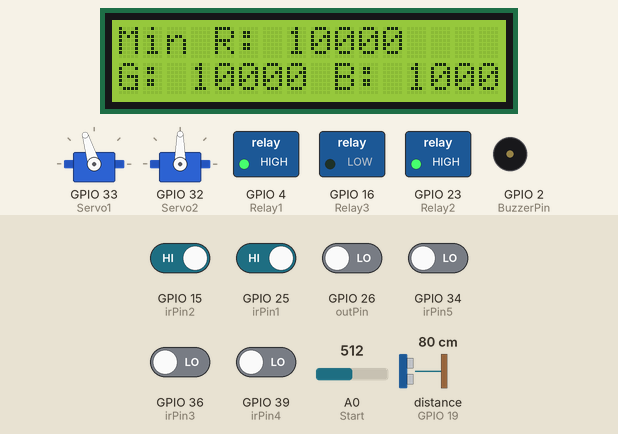
Simulated run of this sketch. Board: ESP8266 (NodeMCU). On the bench: 2 × servo, 16×2 character LCD, switched loads named in the sketch (green lamp = pin HIGH), buzzer (waves = sounding, pin HIGH). The inputs (shaded band) are chosen by the test bench; at power-on: GPIO 15 (irPin2), GPIO 25 (irPin1) HIGH, GPIO 26 (outPin), GPIO 34 (irPin5), GPIO 36 (irPin3), GPIO 39 (irPin4) LOW, distance to the obstacle (sensor on GPIO 19) 80 cm, A0 (Start) = 512. The echo pulse lasts 58.3 µs per cm; WiFi joins after 1.5 s; servers stay silent unless stated; pins used as bus, display or sensor lines are not drawn; what the sketch prints to the serial monitor is not drawn.

Above: at 6.8 s.
6.9 s: distance to the obstacle (sensor on GPIO 19) set to 7 cm
12.5 s: distance to the obstacle (sensor on GPIO 19) set to 4 cm
At 16.12 s:
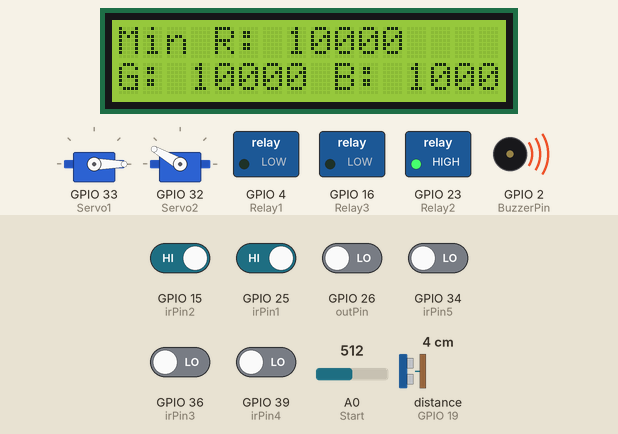
18.1 s: GPIO 25 (irPin1) driven LOW
At 21.9 s:
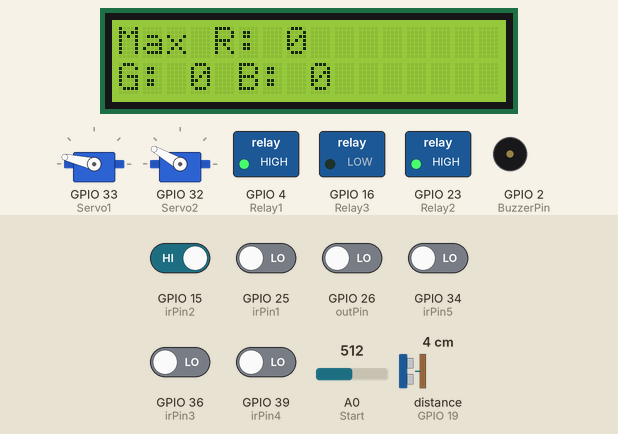
23.7 s: GPIO 25 (irPin1) driven HIGH
At 27.39 s:
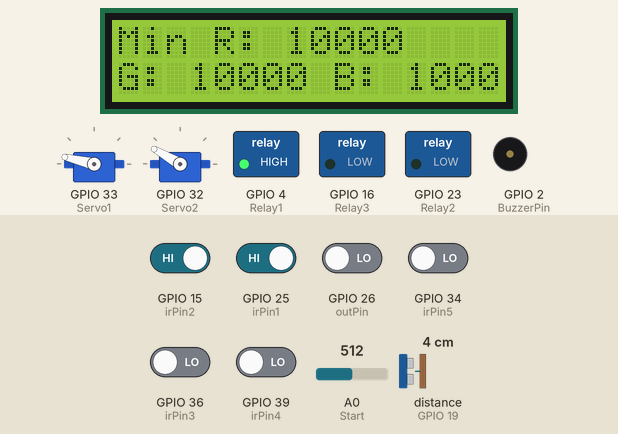
34.0 s: GPIO 15 (irPin2) driven LOW
At 39.2 s:
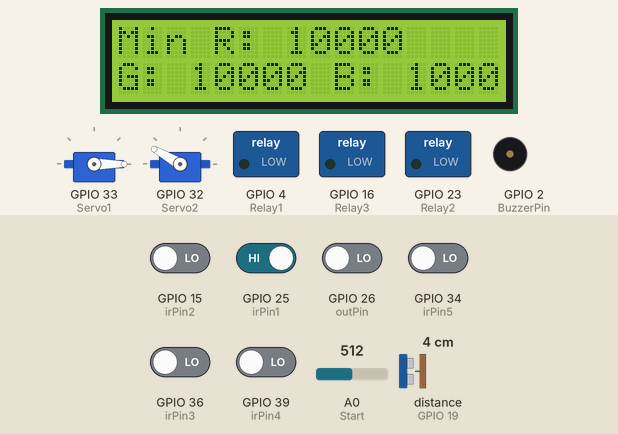
Timing chart, 0 to 40.6 s (numbered marks = the images above; inputs shaded):
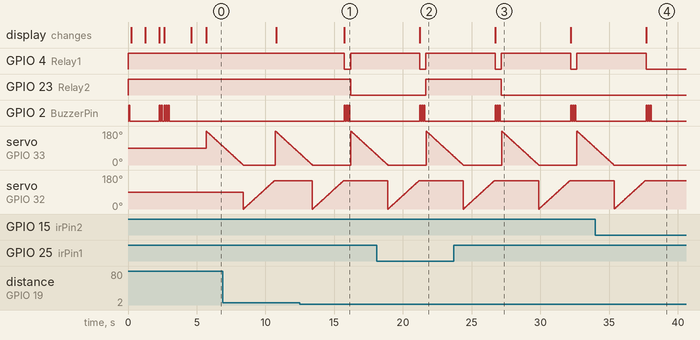

Measured:
- the behaviour switches between 6 and 5 cm on distance to the obstacle (sensor on GPIO 19) (found by bisection; images 0 and 1)
- after the input at 12.5 s, GPIO 4 (Relay1): HIGH → LOW after 3.2 s, → HIGH 0.45 s later; GPIO 23 (Relay2): HIGH → LOW after 3.7 s; GPIO 2 (BuzzerPin): alternates HIGH for 0.08 s and LOW for 0.08 s, 6 changes in all, then stays LOW, starting after 3.2 s
- after the input at 18.1 s, GPIO 23 (Relay2): LOW → HIGH after 3.6 s
- after the input at 23.7 s, GPIO 23 (Relay2): HIGH → LOW after 3.5 s
- after the input at 34.0 s, GPIO 4 (Relay1): goes on until 37.7 s, then stays LOW; servo on GPIO 33 (Servo1): goes on until 35.4 s, then stays 0°
- by itself, servo on GPIO 33 (Servo1): ramps from 180° to 0° and jumps back, once every 5.5 s
- by itself, servo on GPIO 32 (Servo2): ramps from 0° to 150° and jumps back, once every 5.5 s

The sketch:

esp32.ino
```cpp
#include <Wire.h>
#include <NewPing.h>
#include <WiFi.h>
#include <LiquidCrystal_I2C.h>
#include <ESP32Servo.h>
#include "CTBot.h"

#define ssid     "Wi-fi"
#define password "12345678"
#define token "6494936221:AAFsp5hLMXUwWG7LBnqmQogjYEvRQgRYuBw"
#define chatId 900864729

#define s0 13
#define s1 12
#define s2 14
#define s3 27
#define outPin 26

#define irPin1       25 // Sensor IR Deteksi
#define irPin2       15 // Sensor IR Warna
#define irPin3       36 // Sensor IR Gold
#define irPin4       39 // Sensor IR Silver
#define irPin5       34  // Sensor IR No
#define trigPin      18 // Ultrasonic
#define echoPin      19 // Ultrasonic
#define Relay1       4  // Relay Konveyor
#define Relay2       23 // Relay LED Deteksi
#define Relay3       16 // Relay LED TCS
#define Photodioda   35 // Photodioda
#define BuzzerPin     2 // Buzzer
#define Start        17  // Tombol Start
#define Reset        5  // Tombol Reset
#define MIN_DISTANCE 5  // Jarak Ultrasonic

NewPing sonar(trigPin,echoPin);
LiquidCrystal_I2C lcd(0x27, 16, 2);
CTBot myBot;
Servo Servo1,Servo2;

bool objectDetected1 = false;
bool objectDetected2 = false;
bool objectDetected3 = false;
bool TCS = false;
bool Ir = false;
bool servo1 = false;
bool servo2 = false;
bool defaultReplySend= true;
String defaultReply;

int PH = 0;
int pos = 0;

int mark = 0;
int cacah;
int tanda = 0;
int angka = 0;

static int red, grn, blu;
bool logicDisplayLCD = false;
int maxValueRed = 0;
int minValueRed = 10000;
int maxValueGreen = 0;
int minValueGreen = 10000;
int maxValueBlue = 0;
int minValueBlue = 10000;
unsigned long timerBacaData = 0;

bool telurBusuk = false;
bool warna = false;

int jumlahTelurPutih = 0;
int jumlahTelurCklat = 0;
int jumlahTelurBusuk = 0;

void buzzer(int index = 1, int timer = 75){
    for(int i=0; i<index; i++){
      digitalWrite(BuzzerPin, HIGH);
      delay(timer);
      digitalWrite(BuzzerPin, LOW);
      delay(timer);
    }
}

void connectWifi(){
  buzzer(1);
  Serial.println("Connecting to WiFi...");
      lcd.setCursor(0,0); lcd.print("Menghubungkan Ke");
      lcd.setCursor(0,1); lcd.print("Jaringan Wifi");
  WiFi.begin(ssid, password);
  while (WiFi.status() != WL_CONNECTED) {
    delay(1000);
    Serial.print("."); lcd.print(".");
  }  Serial.println("Wifi Terhubung");
       lcd.setCursor(0,0); lcd.print(" Jaringan Wifi  ");
       lcd.setCursor(0,1); lcd.print("   Terhubung    ");
       buzzer(2);
}

void connectTelegram(){
       lcd.setCursor(0,0); lcd.print("Menghubungkan Ke");
       lcd.setCursor(0,1); lcd.print(" Bot Telegram   ");
    Serial.println("login in telegram...");
    while (!myBot.testConnection()){
        myBot.setTelegramToken(token);
        delay(100);}
  if(myBot.testConnection()){
    lcd.setCursor(0,0); lcd.print("Koneksi Telegram");
    lcd.setCursor(0,1); lcd.print("   Terhubung    ");
    buzzer(3);
       Serial.print("Telegram connection OK!");
       delay(1500);
  } else {
       Serial.println("Connection Not OK");
       lcd.setCursor(0,0); lcd.print("Koneksi Telegram");
       lcd.setCursor(0,1); lcd.print("     GAGAL      ");
       buzzer(5);
       while(true);
  }
  lcd.setCursor(3,0); lcd.print("TUGAS AKHIR");
  lcd.setCursor(4,1); lcd.print("Jefriadi");
  delay(1000);
}


void bacaWarna(){
  red = 0, grn = 0, blu = 0;
  int n = 30;
  for(int i = 0; i<n; ++i){
    digitalWrite(s2, LOW);
    digitalWrite(s3, LOW);
    red = red + pulseIn(outPin, LOW);
    digitalWrite(s2, HIGH);
    digitalWrite(s3, HIGH);
    grn = grn + pulseIn(outPin, LOW);
    digitalWrite(s2, LOW);
    digitalWrite(s3, HIGH);
    blu = blu + pulseIn(outPin, LOW);
    delay(3);
  }
    red = red/n;
    grn = grn/n;
    blu = blu/n;
}

void KalibrasiWarna(){

  if(maxValueRed < red){
    maxValueRed = red;
  } if(minValueRed > red && red!=0){
    minValueRed = red;
  }
  if(maxValueGreen < grn){
    maxValueGreen = grn;
  } if(minValueGreen > grn && grn!=0){
    minValueGreen = grn;
  }
  if(maxValueBlue < blu){
    maxValueBlue = blu;
  } if(minValueBlue > blu && blu!=0){
    minValueBlue = blu;
  }

  if(millis()-timerBacaData > 2000){
    logicDisplayLCD =! logicDisplayLCD;
    timerBacaData = millis();
  }

  if(logicDisplayLCD){
      lcd.setCursor(0,0);
      lcd.print("Min R: ");
      lcd.print(minValueRed);
      lcd.print("                    ");
      lcd.setCursor(0,1);
      lcd.print("G: ");
      lcd.print(minValueGreen);
      lcd.print(" B: ");
      lcd.print(minValueBlue );
      lcd.print("                ");
    } else {
      lcd.setCursor(0,0);
      lcd.print("Max R: ");
      lcd.print(maxValueRed);
      lcd.print("                    ");
      lcd.setCursor(0,1);
      lcd.print("G: ");
      lcd.print(maxValueGreen);
      lcd.print(" B: ");
      lcd.print(maxValueBlue );
      lcd.print("                ");
    }
}

void displayLCD(){
  if(millis()-timerBacaData > 2000){
    logicDisplayLCD =! logicDisplayLCD;
    timerBacaData = millis();
  }

  if(logicDisplayLCD){
      lcd.setCursor(0,0);
      lcd.print("Telur 1 : "); lcd.print(jumlahTelurPutih);
      lcd.print("          ");
      lcd.setCursor(0,1);
      lcd.print("Telur 2 : "); lcd.print(jumlahTelurCklat);
      lcd.print("          ");
    } else {
      lcd.setCursor(0,0);
      lcd.print("Telur NO : "); lcd.print(jumlahTelurBusuk );
      lcd.setCursor(0,1);
      lcd.print("                ");
    }
}

void Telegram(){
   TBMessage msg;
   if(myBot.getNewMessage(msg)){

      if (msg.text.equalsIgnoreCase("/Start")){
        digitalWrite(BuzzerPin,HIGH);
        myBot.sendMessage(chatId, "Buzzer On, Pendeteksian Siap!");
      }

      else if (msg.text.equalsIgnoreCase("/Cek1")){
         myBot.sendMessage(chatId, "Counter Telur 1: " + String(jumlahTelurPutih));
      }

      else if (msg.text.equalsIgnoreCase("/Restart(1)")){
        jumlahTelurPutih = 0;
        myBot.sendMessage(chatId, "Counter: " + String(jumlahTelurPutih));
      }

      else if (msg.text.equalsIgnoreCase("/Cek2")){
        myBot.sendMessage(chatId, "Counter Telur 2: " + String(jumlahTelurCklat));
      }

      else if (msg.text.equalsIgnoreCase("/Restart(2)")){
        jumlahTelurCklat = 0;
        myBot.sendMessage(chatId, "Counter: " + String(jumlahTelurCklat));
      }

      else if (msg.text.equalsIgnoreCase("/Cek3")){
        myBot.sendMessage(chatId, "Counter Telur 3: " + String(jumlahTelurBusuk));
      }

      else if (msg.text.equalsIgnoreCase("/Restart(3)")){
        jumlahTelurBusuk = 0;
        myBot.sendMessage(chatId, "Counter: " + String(jumlahTelurBusuk));
      }

      else {
          String welcome = "Welcome To TA Jefriadi :\n";
          welcome += "/Start : Cek Alat (Buzzer On)\n";
          welcome += "/Cek1 : Menampilkan Kondisi Telur 1\n";
          welcome += "/Cek2 : Menampilkan Kondisi Telur 2\n";
          welcome += "/Cek3 : Menampilkan Kondisi Telur Tidak Baik\n";
          welcome += "/Cek4 : Menampilkan Seluruh Deteksi\n";
          welcome += "/Restart1-Restart Counter 1\n";
          welcome += "/Restart2-Restart Counter 2\n";
          welcome += "/Restart3-Restart Counter 3\n";
          myBot.sendMessage(chatId,welcome);
      }
   }
}

void setup() {
  Serial.begin(115200);
  pinMode(irPin1, INPUT);
  pinMode(irPin2, INPUT);
  pinMode(irPin3, INPUT);
  pinMode(irPin4, INPUT);
  pinMode(irPin5, INPUT);
  pinMode(Relay1, OUTPUT);
  pinMode(Relay2, OUTPUT);
  pinMode(Relay3, OUTPUT);
  pinMode(BuzzerPin, OUTPUT);
  pinMode(echoPin, INPUT);
  pinMode(trigPin, OUTPUT);
  pinMode(Photodioda, INPUT);
  pinMode(Start, INPUT_PULLUP);
  pinMode(Reset, INPUT_PULLUP);
  pinMode(s0, OUTPUT);
  pinMode(s1, OUTPUT);
  pinMode(s2, OUTPUT);
  pinMode(s3, OUTPUT);
  pinMode(outPin, INPUT);

  digitalWrite(s0,HIGH);  // Setting frequency scaling to 100%
  digitalWrite(s1,HIGH);

  digitalWrite(Relay1, HIGH); // Setting relay 1,2,3 HIGH
  digitalWrite(Relay2, HIGH);
  digitalWrite(Relay3, LOW);

  Servo1.attach(33);
  Servo2.attach(32);

  lcd.init(); lcd.backlight(); lcd.clear();

  connectWifi();
  connectTelegram();
}

void loop() {
  KalibrasiWarna();
//  displayLCD();

  int distance = sonar.ping_cm();
  if (distance <= MIN_DISTANCE){
    digitalWrite(Relay1, LOW);
    buzzer(3);
    digitalWrite(Relay2, LOW);
  }

  int PH = analogRead(Photodioda);
  if(PH>0 && PH<3000){  // atur rentang nilai PH untuk mendeteksi telur busuk
    telurBusuk = true;
  }

  int irValue1 = !digitalRead(irPin1);
  if(irValue1){
    digitalWrite(Relay2, HIGH);
    warna = true;
  }

  int irValue2 = !digitalRead(irPin2);
  if(warna && irValue2){
    bacaWarna();
    warna = false;
  }

  if(red>700 && red<780 && grn>650 && grn<726 && blu>520 && blu<580 && !telurBusuk){
    for(int pos=0; pos<=180; pos +=1){  // Warna Telur Terdeteksi Putih
      Servo1.write(pos); delay(15);
    }
    jumlahTelurPutih++;
  } else if(red>360 && red<435 && grn>600 && grn<676 && blu>510 && blu<560 && !telurBusuk){
    for(int pos=150; pos>=0; pos-=1){  //Warna Telur terdekesi Coklat
      Servo2.write(pos); delay(15);
    }
    jumlahTelurCklat++;
  } else if(telurBusuk){
    jumlahTelurBusuk++;            // Telur Busuk Terdeksi
  }

  bool IR_Putih = !digitalRead(irPin3);
  bool IR_Cklat = !digitalRead(irPin4);
  bool IR_Busuk = !digitalRead(irPin5);

  if(IR_Putih){
    digitalWrite(Relay1, HIGH);
    for(int pos=180; pos>=0; pos -=1){
      Servo1.write(pos); delay(15);
    }
  }
  if(IR_Cklat){
    digitalWrite(Relay1, HIGH);
    for(int pos=0; pos<=150; pos+=1){
      Servo2.write(pos); delay(15);
    }
  }
  if(IR_Busuk){
    digitalWrite(Relay1, HIGH);
  }
}
```
